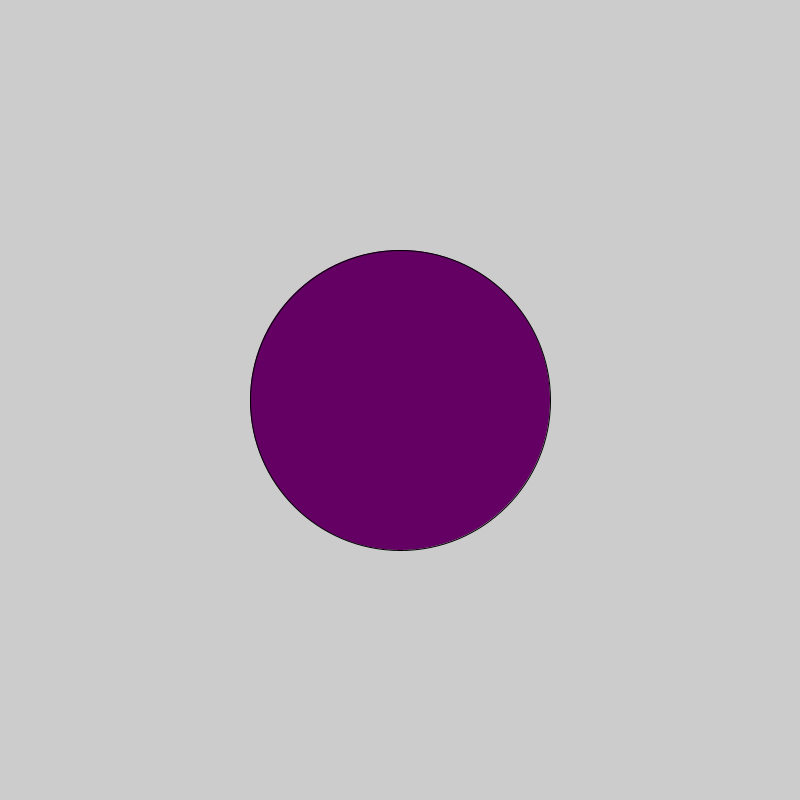
Frame 1 (no input)
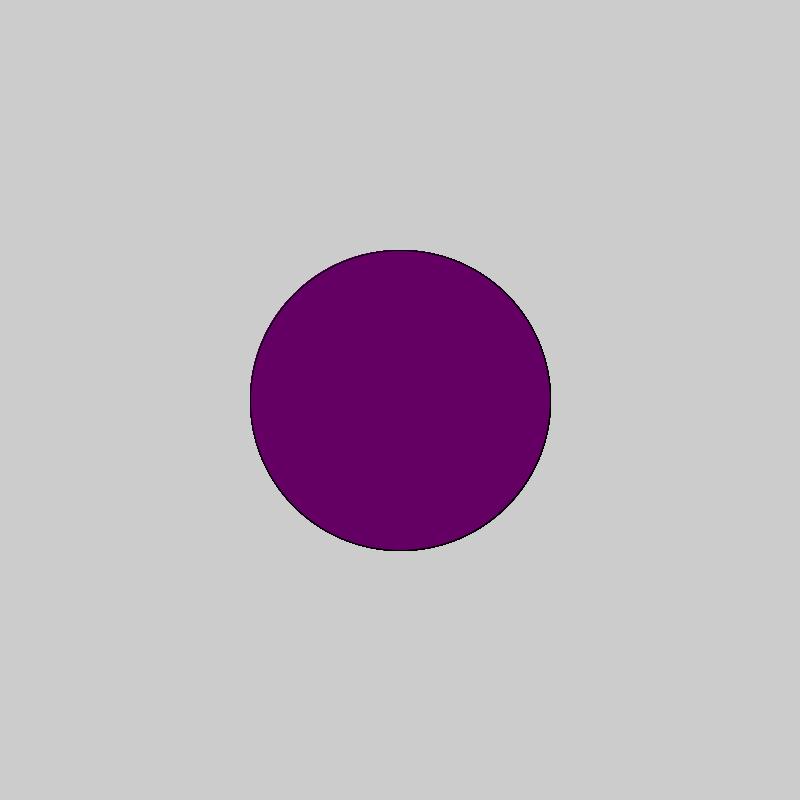
Frame 60 (the mouse pressed at the canvas centre just before this capture)
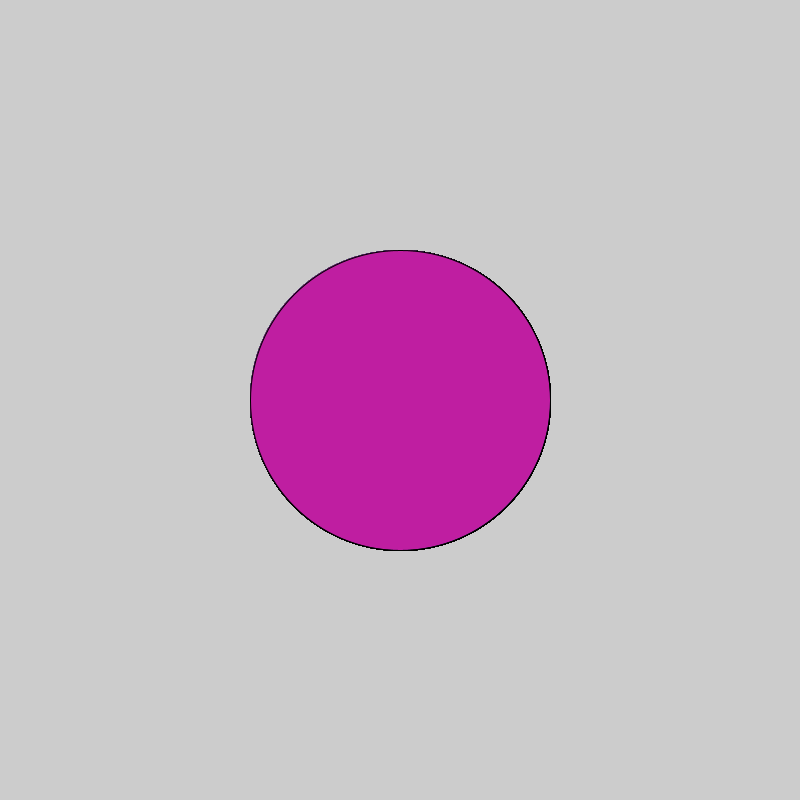
Frame 120 (the mouse held since frame 60 and released just before this capture)

The Processing sketch that drew these frames (run headless with seeded random() and noise(); from frame 60 on, the mouse is pressed at the canvas centre):

// Processing sketch: LogicalDot
// ── LogicalDot.pde
 void setup() {
  size(800, 800);
}

void draw() {
 
   //2. make it a nice color
fill(100,0,100);
   //3. if the mouse is pressed, fill the circle with a different color          
if(mousePressed){
  fill(random(255),random(255),random(255));
}
   //1. draw an ellipse
ellipse(400,400,300,300);
}
// Copyright Wintriss Technical Schools 2013
